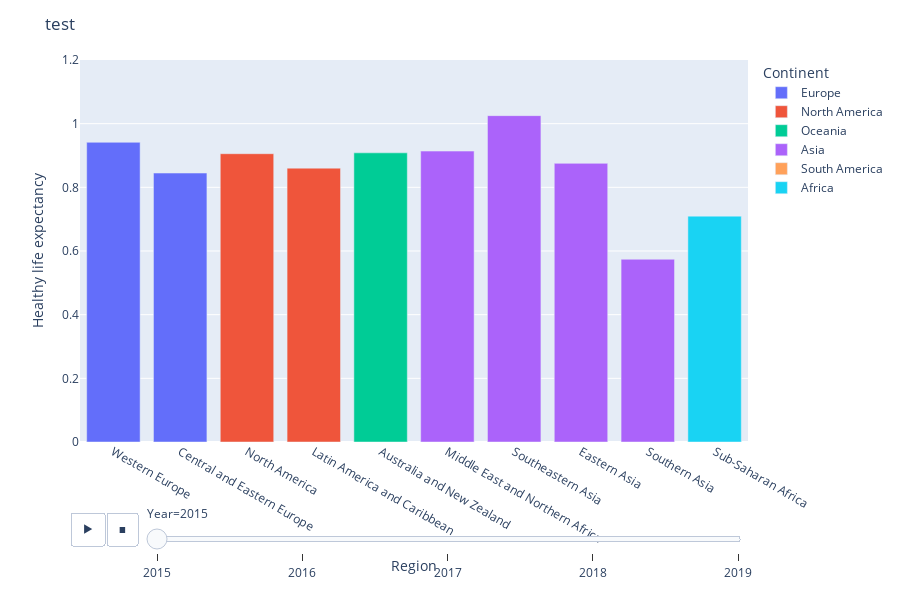

The cell this chart's notebook holds for it:
### Code cell
fig = px.bar(alldata, 
             x="Region", 
             y="Healthy life expectancy", 
             color="Continent",
             animation_frame="Year", 
             animation_group="Region", 
             range_y=[0,1.2])
fig.update_layout(
    height=600,
    title_text='test'
)
fig.show()

### Figure 1 — Plotly figure (JSON) as saved in the notebook; plotly's stock layout.template omitted (floating-point values rounded to 4 significant figures)
{"data": [{"alignmentgroup": "True", "hovertemplate": "Continent=Europe<br>Year=2015<br>Region=%{x}<br>Healthy life expectancy=%{y}<extra></extra>", "ids": ["Western Europe", "Western Europe", "Western Europe", "Western Europe", "Western Europe", "Western Europe", "Western Europe", "Western Europe", "Western Europe", "Western Europe", "Western Europe", "Western Europe", "Western Europe", "Western Europe", "Central and Eastern Europe", "Western Europe", "Western Europe", "Central and Eastern Europe", "Western Europe", "Central and Eastern Europe", "Central and Eastern Europe", "Central and Eastern Europe", "Central and Eastern Europe", "Central and Eastern Europe", "Central and Eastern Europe", "Central and Eastern Europe", "Central and Eastern Europe", "Central and Eastern Europe", "Central and Eastern Europe", "Central and Eastern Europe", "Central and Eastern Europe", "Western Europe", "Central and Eastern Europe", "Central and Eastern Europe", "Central and Eastern Europe", "Central and Eastern Europe", "Western Europe", "Central and Eastern Europe", "Central and Eastern Europe", "Central and Eastern Europe"], "legendgroup": "Europe", "marker": {"color": "#636efa"}, "name": "Europe", "offsetgroup": "Europe", "orientation": "v", "showlegend": true, "textposition": "auto", "type": "bar", "x": ["Western Europe", "Western Europe", "Western Europe", "Western Europe", "Western Europe", "Western Europe", "Western Europe", "Western Europe", "Western Europe", "Western Europe", "Western Europe", "Western Europe", "Western Europe", "Western Europe", "Central and Eastern Europe", "Western Europe", "Western Europe", "Central and Eastern Europe", "Western Europe", "Central and Eastern Europe", "Central and Eastern Europe", "Central and Eastern Europe", "Central and Eastern Europe", "Central and Eastern Europe", "Central and Eastern Europe", "Central and Eastern Europe", "Central and Eastern Europe", "Central and Eastern Europe", "Central and Eastern Europe", "Central and Eastern Europe", "Central and Eastern Europe", "Western Europe", "Central and Eastern Europe", "Central and Eastern Europe", "Central and Eastern Europe", "Central and Eastern Europe", "Western Europe", "Central and Eastern Europe", "Central and Eastern Europe", "Central and Eastern Europe"], "xaxis": "x", "y": [0.9414, 0.9478, 0.8746, 0.8852, 0.8891, 0.8928, 0.9109, 0.8904, 0.9189, 0.8953, 0.8967, 0.9094, 0.8919, 0.9458, 0.8448, 0.9556, 0.8872, 0.789, 0.9545, 0.6183, 0.8734, 0.7313, 0.7361, 0.779, 0.7881, 0.6693, 0.6313, 0.7736, 0.7252, 0.7689, 0.7484, 0.8752, 0.7244, 0.7355, 0.8133, 0.7908, 0.8821, 0.7591, 0.6739, 0.7665], "yaxis": "y"}, {"alignmentgroup": "True", "hovertemplate": "Continent=North America<br>Year=2015<br>Region=%{x}<br>Healthy life expectancy=%{y}<extra></extra>", "ids": ["North America", "Latin America and Caribbean", "Latin America and Caribbean", "North America", "Latin America and Caribbean", "Latin America and Caribbean", "Latin America and Caribbean", "Latin America and Caribbean", "Latin America and Caribbean", "Latin America and Caribbean", "Latin America and Caribbean", "Latin America and Caribbean", "Latin America and Caribbean"], "legendgroup": "North America", "marker": {"color": "#EF553B"}, "name": "North America", "offsetgroup": "North America", "orientation": "v", "showlegend": true, "textposition": "auto", "type": "bar", "x": ["North America", "Latin America and Caribbean", "Latin America and Caribbean", "North America", "Latin America and Caribbean", "Latin America and Caribbean", "Latin America and Caribbean", "Latin America and Caribbean", "Latin America and Caribbean", "Latin America and Caribbean", "Latin America and Caribbean", "Latin America and Caribbean", "Latin America and Caribbean"], "xaxis": "x", "y": [0.9056, 0.8603, 0.8144, 0.8618, 0.7966, 0.6148, 0.6774, 0.6442, 0.7431, 0.6874, 0.6683, 0.6951, 0.3885], "yaxis": "y"}, {"alignmentgroup": "True", "hovertemplate": "Continent=Oceania<br>Year=2015<br>Region=%{x}<br>Healthy life expectancy=%{y}<extra></extra>", "ids": ["Australia and New Zealand", "Australia and New Zealand"], "legendgroup": "Oceania", "marker": {"color": "#00cc96"}, "name": "Oceania", "offsetgroup": "Oceania", "orientation": "v", "showlegend": true, "textposition": "auto", "type": "bar", "x": ["Australia and New Zealand", "Australia and New Zealand"], "xaxis": "x", "y": [0.9084, 0.9316], "yaxis": "y"}, {"alignmentgroup": "True", "hovertemplate": "Continent=Asia<br>Year=2015<br>Region=%{x}<br>Healthy life expectancy=%{y}<extra></extra>", "ids": ["Middle East and Northern Africa", "Middle East and Northern Africa", "Middle East and Northern Africa", "Southeastern Asia", "Middle East and Northern Africa", "Southeastern Asia", "Middle East and Northern Africa", "Eastern Asia", "Middle East and Northern Africa", "Central and Eastern Europe", "Eastern Asia", "Eastern Asia", "Middle East and Northern Africa", "Central and Eastern Europe", "Southeastern Asia", "Western Europe", "Western Europe", "Central and Eastern Europe", "Eastern Asia", "Southeastern Asia", "Southeastern Asia", "Middle East and Northern Africa", "Central and Eastern Europe", "Southern Asia", "Central and Eastern Europe", "Southern Asia", "Middle East and Northern Africa", "Eastern Asia", "Southeastern Asia", "Southeastern Asia", "Eastern Asia", "Middle East and Northern Africa", "Central and Eastern Europe", "Middle East and Northern Africa", "Southern Asia", "Middle East and Northern Africa", "Middle East and Northern Africa", "Southern Asia", "Southern Asia", "Central and Eastern Europe", "Southeastern Asia", "Central and Eastern Europe", "Southern Asia", "Middle East and Northern Africa", "Southeastern Asia", "Southern Asia", "Middle East and Northern Africa"], "legendgroup": "Asia", "marker": {"color": "#ab63fa"}, "name": "Asia", "offsetgroup": "Asia", "orientation": "v", "showlegend": true, "textposition": "auto", "type": "bar", "x": ["Middle East and Northern Africa", "Middle East and Northern Africa", "Middle East and Northern Africa", "Southeastern Asia", "Middle East and Northern Africa", "Southeastern Asia", "Middle East and Northern Africa", "Eastern Asia", "Middle East and Northern Africa", "Central and Eastern Europe", "Eastern Asia", "Eastern Asia", "Middle East and Northern Africa", "Central and Eastern Europe", "Southeastern Asia", "Western Europe", "Western Europe", "Central and Eastern Europe", "Eastern Asia", "Southeastern Asia", "Southeastern Asia", "Middle East and Northern Africa", "Central and Eastern Europe", "Southern Asia", "Central and Eastern Europe", "Southern Asia", "Middle East and Northern Africa", "Eastern Asia", "Southeastern Asia", "Southeastern Asia", "Eastern Asia", "Middle East and Northern Africa", "Central and Eastern Europe", "Middle East and Northern Africa", "Southern Asia", "Middle East and Northern Africa", "Middle East and Northern Africa", "Southern Asia", "Southern Asia", "Central and Eastern Europe", "Southeastern Asia", "Central and Eastern Europe", "Southern Asia", "Middle East and Northern Africa", "Southeastern Asia", "Southern Asia", "Middle East and Northern Africa"], "xaxis": "x", "y": [0.9139, 0.8093, 0.7628, 1.025, 0.7973, 0.7385, 0.7202, 0.8753, 0.7249, 0.5977, 0.9911, 0.9654, 0.7472, 0.6437, 0.7239, 0.9236, 0.9236, 0.5389, 1.013, 0.6379, 0.7468, 0.7317, 0.6509, 0.5741, 0.6404, 0.5147, 0.6964, 0.8166, 0.5811, 0.5491, 0.6027, 0.8395, 0.5738, 0.6602, 0.6016, 0.698, 0.6024, 0.5153, 0.5687, 0.7299, 0.4825, 0.7293, 0.7081, 0.4006, 0.6111, 0.3034, 0.7219], "yaxis": "y"}, {"alignmentgroup": "True", "hovertemplate": "Continent=South America<br>Year=2015<br>Region=%{x}<br>Healthy life expectancy=%{y}<extra></extra>", "ids": ["Latin America and Caribbean", "Latin America and Caribbean", "Latin America and Caribbean", "Latin America and Caribbean", "Latin America and Caribbean", "Latin America and Caribbean", "Latin America and Caribbean", "Latin America and Caribbean", "Latin America and Caribbean", "Latin America and Caribbean", "Latin America and Caribbean"], "legendgroup": "South America", "marker": {"color": "#FFA15A"}, "name": "South America", "offsetgroup": "South America", "orientation": "v", "showlegend": true, "textposition": "auto", "type": "bar", "x": ["Latin America and Caribbean", "Latin America and Caribbean", "Latin America and Caribbean", "Latin America and Caribbean", "Latin America and Caribbean", "Latin America and Caribbean", "Latin America and Caribbean", "Latin America and Caribbean", "Latin America and Caribbean", "Latin America and Caribbean", "Latin America and Caribbean"], "xaxis": "x", "y": [0.697, 0.7205, 0.8586, 0.7872, 0.8116, 0.6908, 0.6082, 0.7907, 0.5392, 0.661, 0.7302], "yaxis": "y"}, {"alignmentgroup": "True", "hovertemplate": "Continent=Africa<br>Year=2015<br>Region=%{x}<br>Healthy life expectancy=%{y}<extra></extra>", "ids": ["Middle East and Northern Africa", "Middle East and Northern Africa", "Sub-Saharan Africa", "Sub-Saharan Africa", "Sub-Saharan Africa", "Sub-Saharan Africa", "Middle East and Northern Africa", "Sub-Saharan Africa", "Sub-Saharan Africa", "Sub-Saharan Africa", "Middle East and Northern Africa", "Sub-Saharan Africa", "Sub-Saharan Africa", "Sub-Saharan Africa", "Sub-Saharan Africa", "Sub-Saharan Africa", "Sub-Saharan Africa", "Sub-Saharan Africa", "Sub-Saharan Africa", "Sub-Saharan Africa", "Sub-Saharan Africa", "Sub-Saharan Africa", "Sub-Saharan Africa", "Sub-Saharan Africa", "Sub-Saharan Africa", "Middle East and Northern Africa", "Sub-Saharan Africa", "Sub-Saharan Africa", "Sub-Saharan Africa", "Sub-Saharan Africa", "Sub-Saharan Africa", "Sub-Saharan Africa", "Sub-Saharan Africa", "Sub-Saharan Africa", "Sub-Saharan Africa", "Sub-Saharan Africa", "Sub-Saharan Africa", "Sub-Saharan Africa", "Sub-Saharan Africa", "Sub-Saharan Africa", "Sub-Saharan Africa", "Sub-Saharan Africa", "Sub-Saharan Africa", "Sub-Saharan Africa", "Sub-Saharan Africa"], "legendgroup": "Africa", "marker": {"color": "#19d3f3"}, "name": "Africa", "offsetgroup": "Africa", "orientation": "v", "showlegend": true, "textposition": "auto", "type": "bar", "x": ["Middle East and Northern Africa", "Middle East and Northern Africa", "Sub-Saharan Africa", "Sub-Saharan Africa", "Sub-Saharan Africa", "Sub-Saharan Africa", "Middle East and Northern Africa", "Sub-Saharan Africa", "Sub-Saharan Africa", "Sub-Saharan Africa", "Middle East and Northern Africa", "Sub-Saharan Africa", "Sub-Saharan Africa", "Sub-Saharan Africa", "Sub-Saharan Africa", "Sub-Saharan Africa", "Sub-Saharan Africa", "Sub-Saharan Africa", "Sub-Saharan Africa", "Sub-Saharan Africa", "Sub-Saharan Africa", "Sub-Saharan Africa", "Sub-Saharan Africa", "Sub-Saharan Africa", "Sub-Saharan Africa", "Middle East and Northern Africa", "Sub-Saharan Africa", "Sub-Saharan Africa", "Sub-Saharan Africa", "Sub-Saharan Africa", "Sub-Saharan Africa", "Sub-Saharan Africa", "Sub-Saharan Africa", "Sub-Saharan Africa", "Sub-Saharan Africa", "Sub-Saharan Africa", "Sub-Saharan Africa", "Sub-Saharan Africa", "Sub-Saharan Africa", "Sub-Saharan Africa", "Sub-Saharan Africa", "Sub-Saharan Africa", "Sub-Saharan Africa", "Sub-Saharan Africa", "Sub-Saharan Africa"], "xaxis": "x", "y": [0.7038, 0.6177, 0.7095, 0.1601, 0.2992, 0.4387, 0.6095, 0.09131, 0.07612, 0.07566, 0.7379, 0.2769, 0.4013, 0.3347, 0.342, 0.3688, 0.09806, 0.4405, 0, 0.3587, 0.4143, 0.3629, 0.04776, 0.2256, 0.234, 0.6171, 0.1668, 0.2058, 0.3105, 0.3631, 0.3386, 0.4354, 0.4337, 0.2971, 0.3821, 0.4672, 0.06699, 0.1501, 0.2401, 0.1519, 0.2712, 0.4286, 0.3191, 0.224, 0.2844], "yaxis": "y"}], "layout": {"barmode": "relative", "height": 600, "legend": {"title": {"text": "Continent"}, "tracegroupgap": 0}, "margin": {"t": 60}, "sliders": [{"active": 0, "currentvalue": {"prefix": "Year="}, "len": 0.9, "pad": {"b": 10, "t": 60}, "steps": [{"args": [["2015"], {"frame": {"duration": 0, "redraw": true}, "fromcurrent": true, "mode": "immediate", "transition": {"duration": 0, "easing": "linear"}}], "label": "2015", "method": "animate"}, {"args": [["2016"], {"frame": {"duration": 0, "redraw": true}, "fromcurrent": true, "mode": "immediate", "transition": {"duration": 0, "easing": "linear"}}], "label": "2016", "method": "animate"}, {"args": [["2017"], {"frame": {"duration": 0, "redraw": true}, "fromcurrent": true, "mode": "immediate", "transition": {"duration": 0, "easing": "linear"}}], "label": "2017", "method": "animate"}, {"args": [["2018"], {"frame": {"duration": 0, "redraw": true}, "fromcurrent": true, "mode": "immediate", "transition": {"duration": 0, "easing": "linear"}}], "label": "2018", "method": "animate"}, {"args": [["2019"], {"frame": {"duration": 0, "redraw": true}, "fromcurrent": true, "mode": "immediate", "transition": {"duration": 0, "easing": "linear"}}], "label": "2019", "method": "animate"}], "x": 0.1, "xanchor": "left", "y": 0, "yanchor": "top"}], "title": {"text": "test"}, "updatemenus": [{"buttons": [{"args": [null, {"frame": {"duration": 500, "redraw": true}, "fromcurrent": true, "mode": "immediate", "transition": {"duration": 500, "easing": "linear"}}], "label": "&#9654;", "method": "animate"}, {"args": [[null], {"frame": {"duration": 0, "redraw": true}, "fromcurrent": true, "mode": "immediate", "transition": {"duration": 0, "easing": "linear"}}], "label": "&#9724;", "method": "animate"}], "direction": "left", "pad": {"r": 10, "t": 70}, "showactive": false, "type": "buttons", "x": 0.1, "xanchor": "right", "y": 0, "yanchor": "top"}], "xaxis": {"anchor": "y", "domain": [0, 1], "title": {"text": "Region"}}, "yaxis": {"anchor": "x", "domain": [0, 1], "range": [0, 1.2], "title": {"text": "Healthy life expectancy"}}}}
